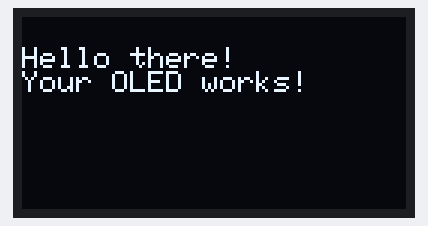
The sketch below on a simulated Arduino Uno, built with avr-gcc and run on an emulated ATmega328P. Parts: 128×64 one-colour display.

Above: at 0.1 s.

The sketch:

SSD1306_SPI_test.ino
```cpp
/*
Source code for SSD1306 OLED Display testing using SPI communication
*/

#include <SPI.h>
#include <Adafruit_GFX.h>
#include <Adafruit_SSD1306.h>

// OLED display width and height
#define SCREEN_WIDTH 128
#define SCREEN_HEIGHT 64

// SPI OLED pins
#define OLED_MOSI   11
#define OLED_CLK    13
#define OLED_DC     8
#define OLED_CS     10
#define OLED_RESET  9

// Create display object using SPI
Adafruit_SSD1306 display(SCREEN_WIDTH, SCREEN_HEIGHT, &SPI, OLED_DC, OLED_RESET, OLED_CS);

void setup() {
  // Initialize display
  if (!display.begin(SSD1306_SWITCHCAPVCC)) {
    Serial.println(F("SSD1306 allocation failed"));
    for (;;); // Don't proceed, loop forever
  }

  display.clearDisplay(); // Clear the buffer

  display.setTextSize(1);             // Normal 1:1 pixel scale
  display.setTextColor(SSD1306_WHITE); // Draw white text
  display.setCursor(0, 10);           // Start at top-left corner

  display.println("Hello there!");
  display.println("Your OLED works!");

  display.display(); // Show the display buffer on the screen
}

void loop() {
  // Nothing here for now
}
```
